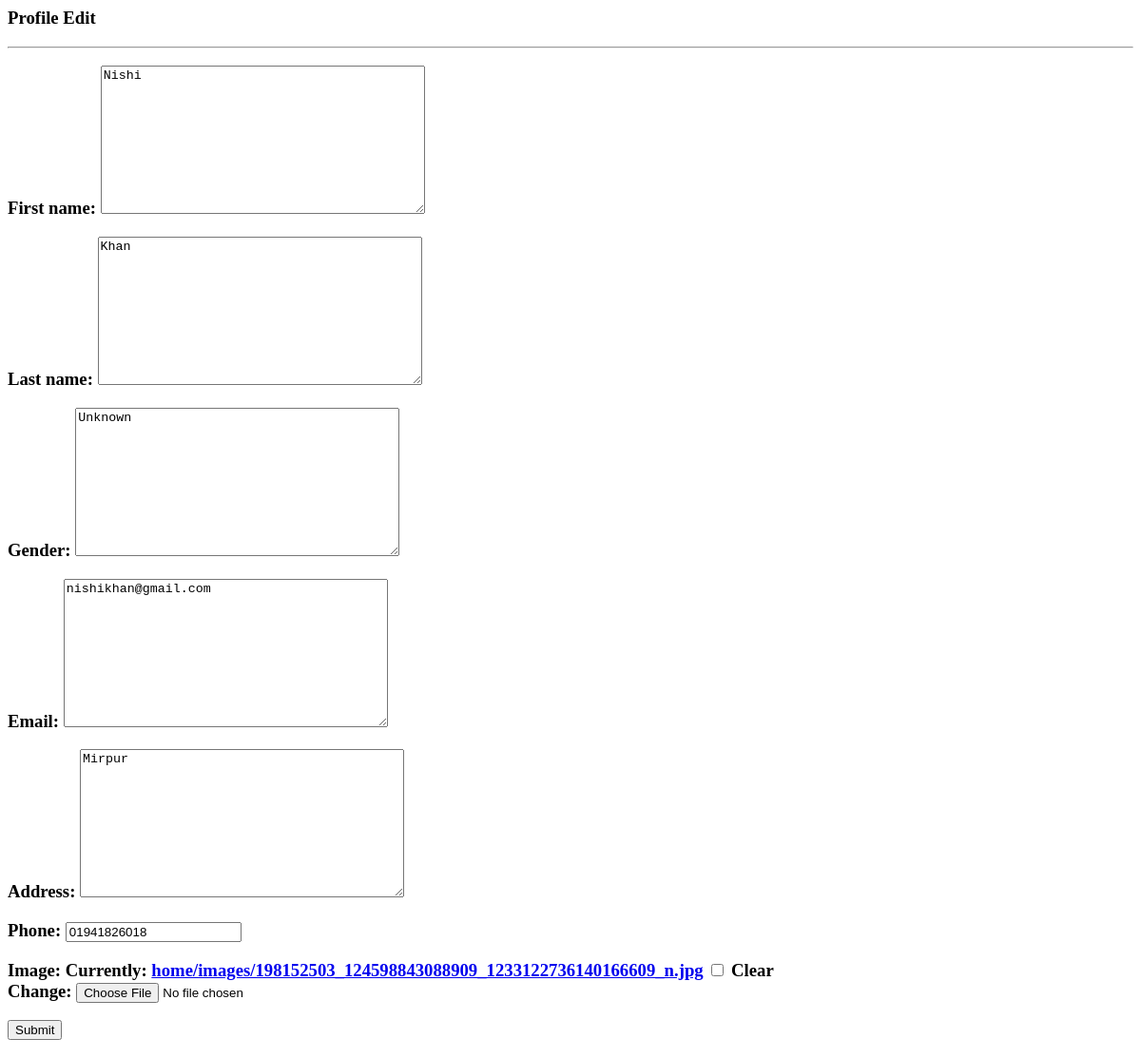
The page /4/edi (signed in) on the database as committed earlier.
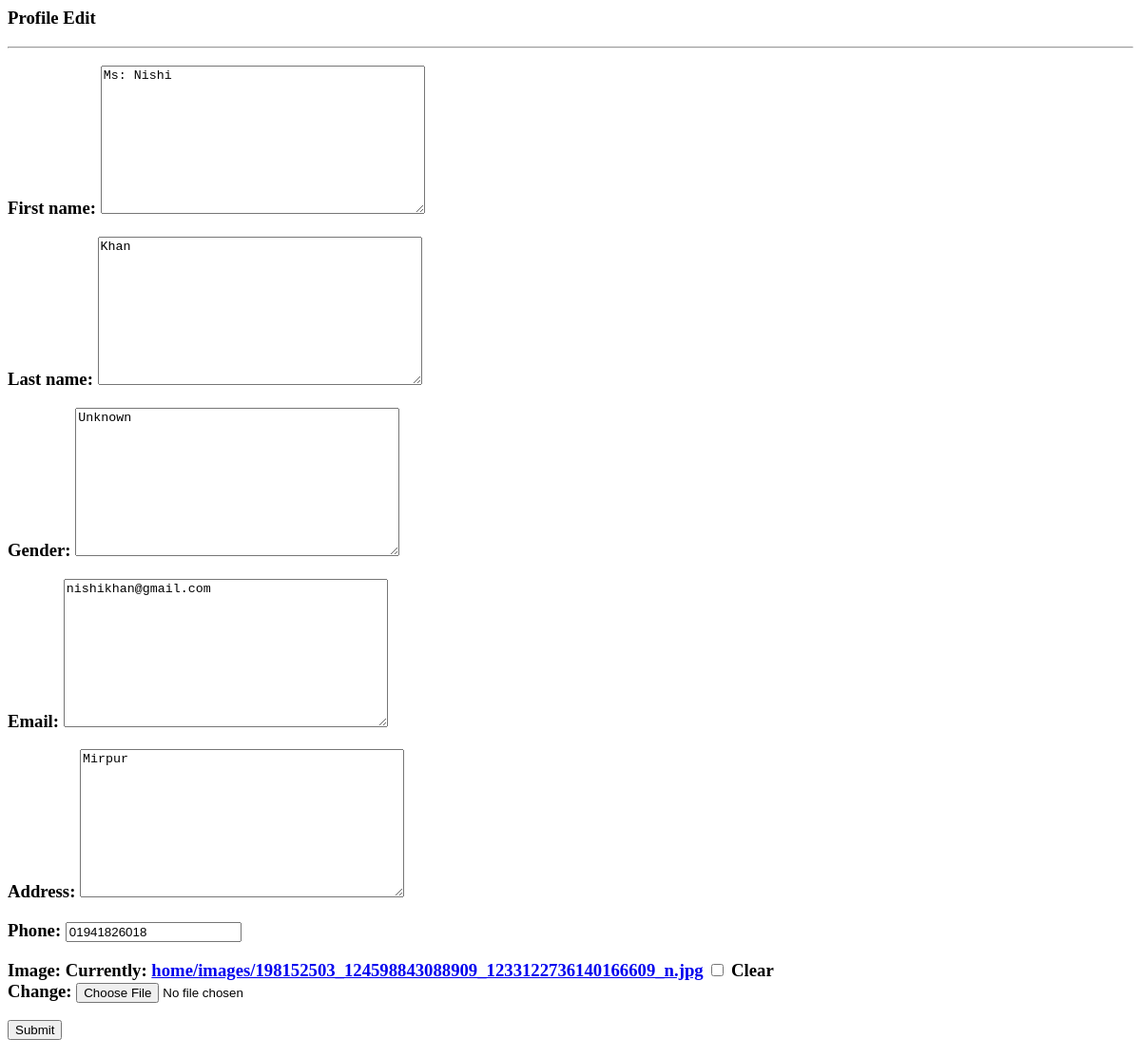
The same page on the database as committed later.
### home/models.py (models this page shows, shortened)
class Profile(models.Model):
    user = models.OneToOneField(User, null=True, on_delete=models.CASCADE)
    first_name=models.TextField(max_length=1000, null=True, blank=True)
    last_name=models.TextField(max_length=1000, null=True, blank=True)
    gender=models.TextField(max_length=1000, null=True, blank=True)
    email=models.TextField(max_length=1000, null=True, blank=True)
    address = models.TextField(max_length=1000, null=True, blank=True)
    phone = models.CharField(max_length=255, null=True, blank=True)
    image=models.ImageField(upload_to="home/images", default="",null=True, blank=True)

### home/views.py (the view)
# urls.py: path("<int:id>/edi",views.edit_pro, name='edit_pro'),
def edit_pro (request,id):
        if request.user.is_authenticated:
            if request.method=='POST':
                pi=Profile.objects.get(pk=id)
                fm=ProfileForm(request.POST, request.FILES,instance=pi)
                if fm.is_valid:
                    fm.save()
                    return redirect('profile')
            else:
                pi=Profile.objects.get(pk=id)
                fm=ProfileForm(instance=pi)
            return render(request,'profile_form.html',{'form':fm})
        else:
            return HttpResponse("Please Login First")

### home/form.py
class ProfileForm(ModelForm):
    class Meta:
        model = Profile
        fields= '__all__'
        exclude=['user']

### template/profile_form.html (shortened to what this page needs)
<h3>Profile Edit<h3>
    <hr>
    <form action="" method="post" enctype="multipart/form-data">
        {{form.as_p}}
        <input type="submit">
    </form>

Rows that differ between the two databases and show on the page:
changed Profile "Khan": first_name "Nishi" → "Ms: Nishi"
